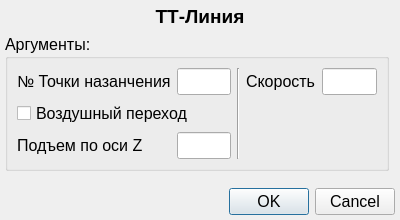
<?xml version="1.0" encoding="UTF-8"?>
<ui version="4.0">
 <class>TTLineDialog</class>
 <widget class="QDialog" name="TTLineDialog">
  <property name="geometry">
   <rect>
    <x>0</x>
    <y>0</y>
    <width>400</width>
    <height>220</height>
   </rect>
  </property>
  <property name="maximumSize">
   <size>
    <width>400</width>
    <height>220</height>
   </size>
  </property>
  <property name="font">
   <font>
    <pointsize>12</pointsize>
   </font>
  </property>
  <property name="windowTitle">
   <string>ТТ-Линия</string>
  </property>
  <property name="toolTip">
   <string>&lt;html&gt;&lt;head/&gt;&lt;body&gt;&lt;p align=&quot;justify&quot;&gt;&lt;span style=&quot; font-size:12pt;&quot;&gt;Быстрая клавиша &lt;/span&gt;&lt;span style=&quot; font-size:12pt; color:#3300ff;&quot;&gt;T &lt;/span&gt;&lt;span style=&quot; font-size:12pt;&quot;&gt;&lt;br/&gt;TT ЛИНИЯ [&lt;/span&gt;&lt;span style=&quot; font-size:12pt; font-weight:600;&quot;&gt;ТН, ТК, [^] ∆Z,&lt;/span&gt;&lt;span style=&quot; font-size:12pt;&quot;&gt;(&lt;/span&gt;&lt;span style=&quot; font-size:12pt; font-style:italic;&quot;&gt;СКОРОСТЬ&lt;/span&gt;&lt;span style=&quot; font-size:12pt;&quot;&gt;)] &lt;br/&gt;Перемещение фрезы из точки с номером &amp;lt;ТН&amp;gt; в точку с номером по прямой в плоскости XY. &lt;br/&gt;&lt;/span&gt;&lt;span style=&quot; font-size:12pt; font-weight:600;&quot;&gt;ТН&lt;/span&gt;&lt;span style=&quot; font-size:12pt;&quot;&gt; – точка начальная. &lt;br/&gt;&lt;/span&gt;&lt;span style=&quot; font-size:12pt; font-weight:600;&quot;&gt;TK&lt;/span&gt;&lt;span style=&quot; font-size:12pt;&quot;&gt; – точка конечная. &lt;br/&gt;Если &lt;/span&gt;&lt;span style=&quot; font-size:12pt; font-weight:600;&quot;&gt;∆Z&lt;/span&gt;&lt;span style=&quot; font-size:12pt;&quot;&gt; – перемещение по Z на ∆Z. &lt;br/&gt;Если &lt;/span&gt;&lt;span style=&quot; font-size:12pt; font-weight:600;&quot;&gt;^∆Z&lt;/span&gt;&lt;span style=&quot; font-size:12pt;&quot;&gt; – воздушный переход с подъемом и опусканием на ∆Z. &lt;br/&gt;(&lt;/span&gt;&lt;span style=&quot; font-size:12pt; font-style:italic;&quot;&gt;СКОРОСТЬ&lt;/span&gt;&lt;span style=&quot; font-size:12pt;&quot;&gt;) Скорость выполнения оператора (необязательный параметр). &lt;/span&gt;&lt;/p&gt;&lt;/body&gt;&lt;/html&gt;</string>
  </property>
  <property name="whatsThis">
   <string>&lt;html&gt;&lt;head/&gt;&lt;body&gt;&lt;p align=&quot;justify&quot;&gt;&lt;span style=&quot; font-size:12pt;&quot;&gt;Быстрая клавиша &lt;/span&gt;&lt;span style=&quot; font-size:12pt; color:#3300ff;&quot;&gt;T &lt;/span&gt;&lt;span style=&quot; font-size:12pt;&quot;&gt;&lt;br/&gt;TT ЛИНИЯ [&lt;/span&gt;&lt;span style=&quot; font-size:12pt; font-weight:600;&quot;&gt;ТН, ТК, [^] ∆Z,&lt;/span&gt;&lt;span style=&quot; font-size:12pt;&quot;&gt;(&lt;/span&gt;&lt;span style=&quot; font-size:12pt; font-style:italic;&quot;&gt;СКОРОСТЬ&lt;/span&gt;&lt;span style=&quot; font-size:12pt;&quot;&gt;)] &lt;br/&gt;Перемещение фрезы из точки с номером &amp;lt;ТН&amp;gt; в точку с номером по прямой в плоскости XY. &lt;br/&gt;&lt;/span&gt;&lt;span style=&quot; font-size:12pt; font-weight:600;&quot;&gt;ТН&lt;/span&gt;&lt;span style=&quot; font-size:12pt;&quot;&gt; – точка начальная. &lt;br/&gt;&lt;/span&gt;&lt;span style=&quot; font-size:12pt; font-weight:600;&quot;&gt;TK&lt;/span&gt;&lt;span style=&quot; font-size:12pt;&quot;&gt; – точка конечная. &lt;br/&gt;Если &lt;/span&gt;&lt;span style=&quot; font-size:12pt; font-weight:600;&quot;&gt;∆Z&lt;/span&gt;&lt;span style=&quot; font-size:12pt;&quot;&gt; – перемещение по Z на ∆Z. &lt;br/&gt;Если &lt;/span&gt;&lt;span style=&quot; font-size:12pt; font-weight:600;&quot;&gt;^∆Z&lt;/span&gt;&lt;span style=&quot; font-size:12pt;&quot;&gt; – воздушный переход с подъемом и опусканием на ∆Z. &lt;br/&gt;(&lt;/span&gt;&lt;span style=&quot; font-size:12pt; font-style:italic;&quot;&gt;СКОРОСТЬ&lt;/span&gt;&lt;span style=&quot; font-size:12pt;&quot;&gt;) Скорость выполнения оператора (необязательный параметр). &lt;/span&gt;&lt;/p&gt;&lt;/body&gt;&lt;/html&gt;</string>
  </property>
  <property name="sizeGripEnabled">
   <bool>false</bool>
  </property>
  <property name="modal">
   <bool>false</bool>
  </property>
  <layout class="QGridLayout" name="gridLayout_2">
   <property name="leftMargin">
    <number>5</number>
   </property>
   <property name="topMargin">
    <number>5</number>
   </property>
   <property name="rightMargin">
    <number>5</number>
   </property>
   <property name="bottomMargin">
    <number>5</number>
   </property>
   <item row="3" column="1" colspan="2">
    <widget class="QDialogButtonBox" name="buttonBox">
     <property name="orientation">
      <enum>Qt::Horizontal</enum>
     </property>
     <property name="standardButtons">
      <set>QDialogButtonBox::Cancel|QDialogButtonBox::Ok</set>
     </property>
    </widget>
   </item>
   <item row="1" column="1">
    <widget class="QGroupBox" name="ttlineArgumentsGroupBox">
     <property name="sizePolicy">
      <sizepolicy hsizetype="Preferred" vsizetype="Preferred">
       <horstretch>5</horstretch>
       <verstretch>2</verstretch>
      </sizepolicy>
     </property>
     <property name="title">
      <string>Аргументы:</string>
     </property>
     <layout class="QGridLayout" name="gridLayout">
      <item row="1" column="0">
       <widget class="QLabel" name="destinationPointLabel">
        <property name="text">
         <string>№ Точки назанчения</string>
        </property>
       </widget>
      </item>
      <item row="1" column="1">
       <widget class="QLineEdit" name="destinationPointLineEdit"/>
      </item>
      <item row="1" column="3">
       <widget class="QLabel" name="velocityLabel">
        <property name="text">
         <string>Скорость</string>
        </property>
       </widget>
      </item>
      <item row="3" column="0">
       <widget class="QLabel" name="dzLabel">
        <property name="layoutDirection">
         <enum>Qt::LeftToRight</enum>
        </property>
        <property name="text">
         <string>Подъем по оси Z</string>
        </property>
        <property name="alignment">
         <set>Qt::AlignLeading|Qt::AlignLeft|Qt::AlignVCenter</set>
        </property>
       </widget>
      </item>
      <item row="3" column="1">
       <widget class="QLineEdit" name="dzLineEdit">
        <property name="enabled">
         <bool>true</bool>
        </property>
       </widget>
      </item>
      <item row="1" column="4">
       <widget class="QLineEdit" name="velocityLineEdit"/>
      </item>
      <item row="2" column="0" colspan="2">
       <widget class="QCheckBox" name="airPassageCheckBox">
        <property name="text">
         <string>Воздушный переход</string>
        </property>
       </widget>
      </item>
      <item row="1" column="2" rowspan="3">
       <widget class="Line" name="line">
        <property name="orientation">
         <enum>Qt::Vertical</enum>
        </property>
       </widget>
      </item>
     </layout>
    </widget>
   </item>
   <item row="0" column="1" colspan="2">
    <widget class="QLabel" name="ttlineTitleLabel">
     <property name="sizePolicy">
      <sizepolicy hsizetype="Preferred" vsizetype="Preferred">
       <horstretch>0</horstretch>
       <verstretch>1</verstretch>
      </sizepolicy>
     </property>
     <property name="font">
      <font>
       <pointsize>14</pointsize>
       <weight>75</weight>
       <bold>true</bold>
       <kerning>true</kerning>
      </font>
     </property>
     <property name="text">
      <string>ТТ-Линия</string>
     </property>
     <property name="alignment">
      <set>Qt::AlignCenter</set>
     </property>
    </widget>
   </item>
   <item row="2" column="1">
    <spacer name="verticalSpacer">
     <property name="orientation">
      <enum>Qt::Vertical</enum>
     </property>
     <property name="sizeType">
      <enum>QSizePolicy::Preferred</enum>
     </property>
     <property name="sizeHint" stdset="0">
      <size>
       <width>20</width>
       <height>100</height>
      </size>
     </property>
    </spacer>
   </item>
  </layout>
 </widget>
 <resources/>
 <connections>
  <connection>
   <sender>buttonBox</sender>
   <signal>accepted()</signal>
   <receiver>TTLineDialog</receiver>
   <slot>accept()</slot>
   <hints>
    <hint type="sourcelabel">
     <x>248</x>
     <y>254</y>
    </hint>
    <hint type="destinationlabel">
     <x>157</x>
     <y>274</y>
    </hint>
   </hints>
  </connection>
  <connection>
   <sender>buttonBox</sender>
   <signal>rejected()</signal>
   <receiver>TTLineDialog</receiver>
   <slot>reject()</slot>
   <hints>
    <hint type="sourcelabel">
     <x>316</x>
     <y>260</y>
    </hint>
    <hint type="destinationlabel">
     <x>286</x>
     <y>274</y>
    </hint>
   </hints>
  </connection>
 </connections>
</ui>
